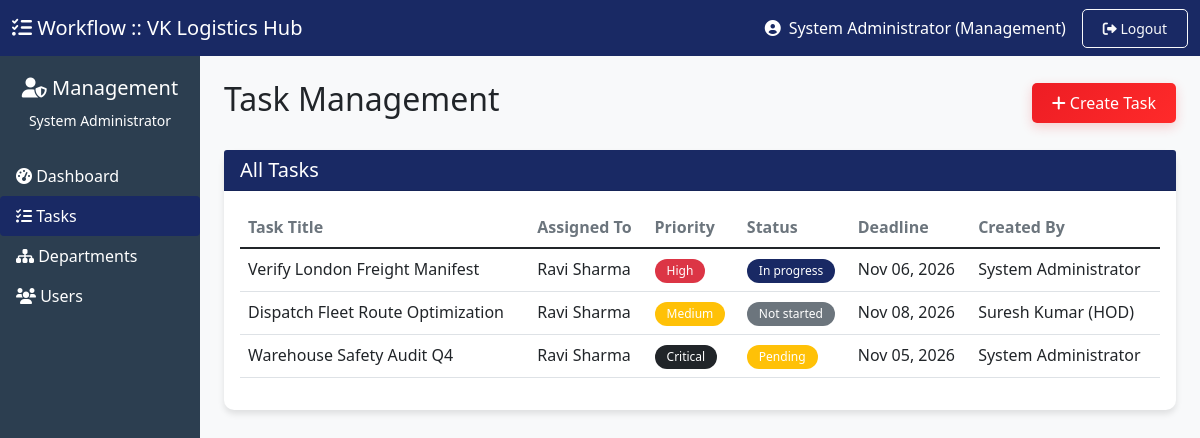
Page /dashboard/management/tasks-1.php (signed in) on the committed database.
### tables this page shows
CREATE TABLE IF NOT EXISTS `tasks` (
  `id` INT AUTO_INCREMENT PRIMARY KEY,
  `title` VARCHAR(255) NOT NULL,
  `description` TEXT NOT NULL,
  `priority` ENUM('low', 'medium', 'high', 'critical') DEFAULT 'medium',
  `status` ENUM('pending', 'not_started', 'in_progress', 'dependency_block', 'waiting_review', 'completed', 'rejected') DEFAULT 'pending',
  `deadline` DATE NOT NULL,
  `submission_details` TEXT NULL,
  `created_by` INT NOT NULL,
  `completed_at` DATETIME NULL,
  `created_at` TIMESTAMP DEFAULT CURRENT_TIMESTAMP,
  `updated_at` TIMESTAMP DEFAULT CURRENT_TIMESTAMP ON UPDATE CURRENT_TIMESTAMP,
  INDEX (`created_by`),
  INDEX (`status`),
  INDEX (`priority`)
);

CREATE TABLE IF NOT EXISTS `users` (
  `id` INT AUTO_INCREMENT PRIMARY KEY,
  `username` VARCHAR(50) NOT NULL UNIQUE,
  `email` VARCHAR(100) NOT NULL UNIQUE,
  `password` VARCHAR(255) NOT NULL,
  `full_name` VARCHAR(100) NOT NULL,
  `role` ENUM('management', 'hod', 'employee') NOT NULL,
  `department_id` INT NULL,
  `position` VARCHAR(100) NULL,
  `is_active` TINYINT(1) DEFAULT 1,
  `last_login` DATETIME NULL,
  `created_at` TIMESTAMP DEFAULT CURRENT_TIMESTAMP,
  INDEX (`department_id`),
  INDEX (`role`),
  INDEX (`is_active`)
);

### dashboard/management/tasks-1.php (the view, shortened to what this page needs)
<?php
require_once __DIR__ . '/../../config.php';
$user_name = $_SESSION['full_name'];
try {
    $db = getDB();
} catch(Exception $e) {
    die("Database connection failed. Please check your database setup.");
}
$tasks = [];
try {
    $stmt = $db->query("SELECT t.*, u.full_name as created_by_name, a.full_name as assigned_to_name FROM tasks t LEFT JOIN users u ON t.created_by = u.id LEFT JOIN task_assignments ta ON t.id = ta.task_id LEFT JOIN users a ON ta.assigned_to = a.id ORDER BY t.created_at DESC");
    $tasks = $stmt->fetchAll();
} catch(Exception $e) {
    $message = "Error loading data: " . $e->getMessage();
    $message_type = "danger";
}
?>
<!DOCTYPE html>
<html lang="en">
<head>
    <link href="https://cdn.jsdelivr.net/npm/bootstrap@5.1.3/dist/css/bootstrap.min.css" rel="stylesheet">
    <link rel="stylesheet" href="https://cdnjs.cloudflare.com/ajax/libs/font-awesome/6.0.0/css/all.min.css">
 <link href="../../assets/css/style.css" rel="stylesheet">
</head>
<body style="background-color: #f8f9fa;">
    <nav class="navbar navbar-light bg-primary sticky-top">
        <div class="container-fluid">
            <a class="navbar-brand text-white" href="index.php">
                <i class="fas fa-tasks"></i> Workflow :: VK Logistics Hub
            </a>
            <div class="d-flex align-items-center text-white">
                <i class="fas fa-user-circle me-2"></i>
                <?php echo $user_name; ?> (Management)
                <a href="../../auth/logout.php" class="btn btn-outline-light btn-sm ms-3">
                    <i class="fas fa-sign-out-alt"></i> Logout
                </a>
            </div>
        </div>
    </nav>
    <div class="container-fluid">
        <div class="row">
            <div class="col-md-3 col-lg-2 px-0 sidebar-custom" style="background: #2c3e50; min-height: calc(100vh - 56px); color: white; padding-top: 20px;">
                <div class="text-center mb-4">
                    <h5><i class="fas fa-user-shield"></i> Management</h5>
                    <small><?php echo $user_name; ?></small>
                </div>
                <ul class="nav flex-column d-none d-md-block">
                    <li class="nav-item"><a class="nav-link text-white" href="index.php"><i class="fas fa-tachometer-alt"></i> Dashboard</a></li>
                   <li class="nav-item"><a class="nav-link text-white  active bg-primary rounded" href="tasks.php"><i class="fas fa-tasks"></i> Tasks</a></li>
                    <li class="nav-item"><a class="nav-link text-white" href="departments.php"><i class="fas fa-sitemap"></i> Departments</a></li>
                    <li class="nav-item"><a class="nav-link text-white" href="users.php"><i class="fas fa-users"></i> Users</a></li>
                </ul>
            </div>
            <main class="col-md-9 ms-sm-auto col-lg-10 px-md-4 py-4">
                <div class="d-flex justify-content-between align-items-center mb-4">
                    <h1 class="h2">Task Management</h1>
                    <button class="btn btn-book-now" data-bs-toggle="modal" data-bs-target="#createTaskModal">
                        <i class="fas fa-plus"></i> Create Task
                    </button>
                </div>
                <div class="card">
                    <div class="card-header bg-primary text-white">
                        <h5 class="mb-0">All Tasks</h5>
                    </div>
                    <div class="card-body">
                        <?php if(empty($tasks)): ?>
                            <div class="alert alert-info">
                                <i class="fas fa-info-circle"></i> No tasks found. Create your first task.
                            </div>
                        <?php else: ?>
                            <div class="table-responsive">
                                <table class="table table-hover">
                                    <thead>
                                        <tr>
                                            <th>Task Title</th>
                                            <th>Assigned To</th>
                                            <th>Priority</th>
                                            <th>Status</th>
                                            <th>Deadline</th>
                                            <th>Created By</th>
                                        </tr>
                                    </thead>
                                    <tbody>
                                        <?php foreach($tasks as $task): ?>
                                        <tr>
                                            <td><?php echo htmlspecialchars($task['title']); ?></td>
                                            <td><?php echo $task['assigned_to_name'] ?? 'Unassigned'; ?></td>
                                            <td>
                                                <?php
                                                $priority_colors = [
                                                    'low' => 'success',
                                                    'medium' => 'warning',
                                                    'high' => 'danger',
                                                    'critical' => 'dark'
                                                ];
                                                $color = $priority_colors[$task['priority']] ?? 'secondary';
                                                ?>
                                                <span class="badge bg-<?php echo $color; ?>">
                                                    <?php echo ucfirst($task['priority']); ?>
                                                </span>
                                            </td>
                                            <td>
                                                <?php
                                                $status_colors = [
                                                    'pending' => 'warning',
                                                    'not_started' => 'secondary',
                                                    'in_progress' => 'primary',
                                                    'waiting_review' => 'info',
                                                    'completed' => 'success',
                                                    'rejected' => 'danger'
                                                ];
                                                $color = $status_colors[$task['status']] ?? 'secondary';
                                                ?>
                                                <span class="badge bg-<?php echo $color; ?>">
                                                    <?php echo str_replace('_', ' ', ucfirst($task['status'])); ?>
                                                </span>
                                            </td>
                                            <td><?php echo date('M d, Y', strtotime($task['deadline'])); ?></td>
                                            <td><?php echo $task['created_by_name']; ?></td>
                                        </tr>
                                        <?php endforeach; ?>
                                    </tbody>
                                </table>
                            </div>
                        <?php endif; ?>
                    </div>
                </div>
            </main>
        </div>
    </div>
</body>
</html>

### assets/css/style.css (style rules this page uses)
body { background-color: #f8f9fa; font-family: 'Segoe UI', Tahoma, Geneva, Verdana, sans-serif; }
.bg-primary { background-color: #192964 !important; }
.btn-book-now { background: linear-gradient(135deg, #ed1d24 0%, #ff2a2a 100%); color: white; border: none; padding: 10px 20px; border-radius: 5px; font-weight: 600; transition: all 0.3s ease; box-shadow: 0 4px 12px rgba(237, 29, 36, 0.2); }
.card { border: none; border-radius: 10px; box-shadow: 0 4px 6px rgba(0,0,0,0.1); margin-bottom: 20px; transition: transform 0.3s; }
.table th { border-top: none; font-weight: 600; color: #6c757d; }
.badge { padding: 6px 12px; border-radius: 20px; font-weight: 500; }
.btn { border-radius: 5px; padding: 8px 20px; font-weight: 500; }

### rows in the picture
tasks: title "Verify London Freight Manifest", users.full_name "Ravi Sharma", priority "High", status "In progress", deadline "Nov 06, 2026", users.full_name "System Administrator"
tasks: title "Dispatch Fleet Route Optimization", users.full_name "Ravi Sharma", priority "Medium", status "Not started", deadline "Nov 08, 2026", users.full_name "Suresh Kumar (HOD)"
tasks: title "Warehouse Safety Audit Q4", users.full_name "Ravi Sharma", priority "Critical", status "Pending", deadline "Nov 05, 2026", users.full_name "System Administrator"

### other values in the picture
$user_name "System Administrator"
